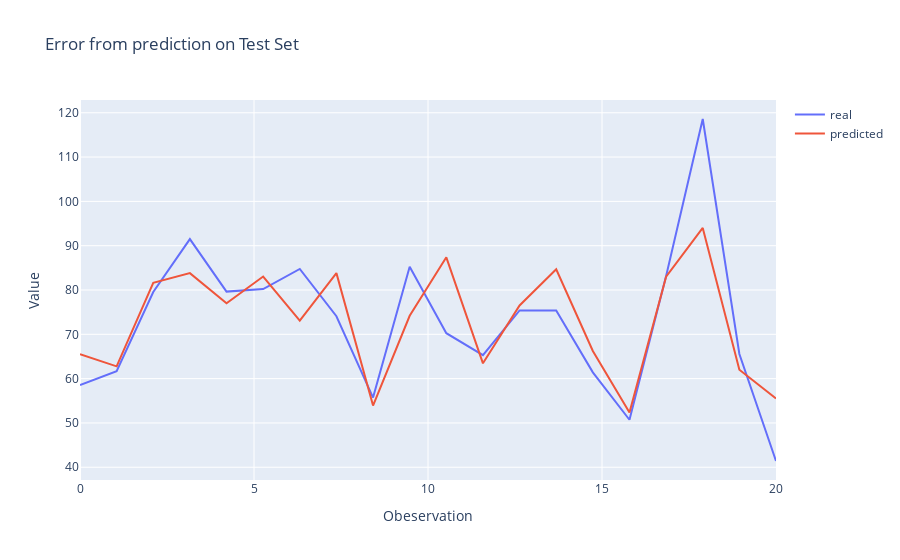

Write notebook code for a chart like this one.
### Code cell
import plotly.graph_objects as go

fig = go.Figure()
fig.add_trace(go.Scatter(x=x, y=y_test, name="real", mode="lines"))
fig.add_trace(go.Scatter(x=x, y=y_pred, name="predicted", mode="lines"))
fig.update_layout(title="Error from prediction on Test Set", xaxis_title="Obeservation", yaxis_title="Value",width=900)
fig.show()

### Figure 1 — Plotly figure (JSON) as saved in the notebook; plotly's stock layout.template omitted (floating-point values rounded to 4 significant figures)
{"data": [{"mode": "lines", "name": "real", "type": "scatter", "x": [0, 1.053, 2.105, 3.158, 4.211, 5.263, 6.316, 7.368, 8.421, 9.474, 10.53, 11.58, 12.63, 13.68, 14.74, 15.79, 16.84, 17.89, 18.95, 20], "y": [58.57, 61.68, 79.55, 91.49, 79.64, 80.21, 84.74, 74.08, 55.72, 85.23, 70.25, 65.28, 75.38, 75.39, 61.42, 50.72, 83.14, 118.6, 65.56, 41.41]}, {"mode": "lines", "name": "predicted", "type": "scatter", "x": [0, 1.053, 2.105, 3.158, 4.211, 5.263, 6.316, 7.368, 8.421, 9.474, 10.53, 11.58, 12.63, 13.68, 14.74, 15.79, 16.84, 17.89, 18.95, 20], "y": [65.52, 62.77, 81.62, 83.81, 76.99, 83.04, 73.11, 83.81, 53.94, 74.19, 87.38, 63.46, 76.52, 84.67, 66.23, 52.34, 82.99, 94.01, 62.02, 55.53]}], "layout": {"title": {"text": "Error from prediction on Test Set"}, "width": 900, "xaxis": {"title": {"text": "Obeservation"}}, "yaxis": {"title": {"text": "Value"}}}}
